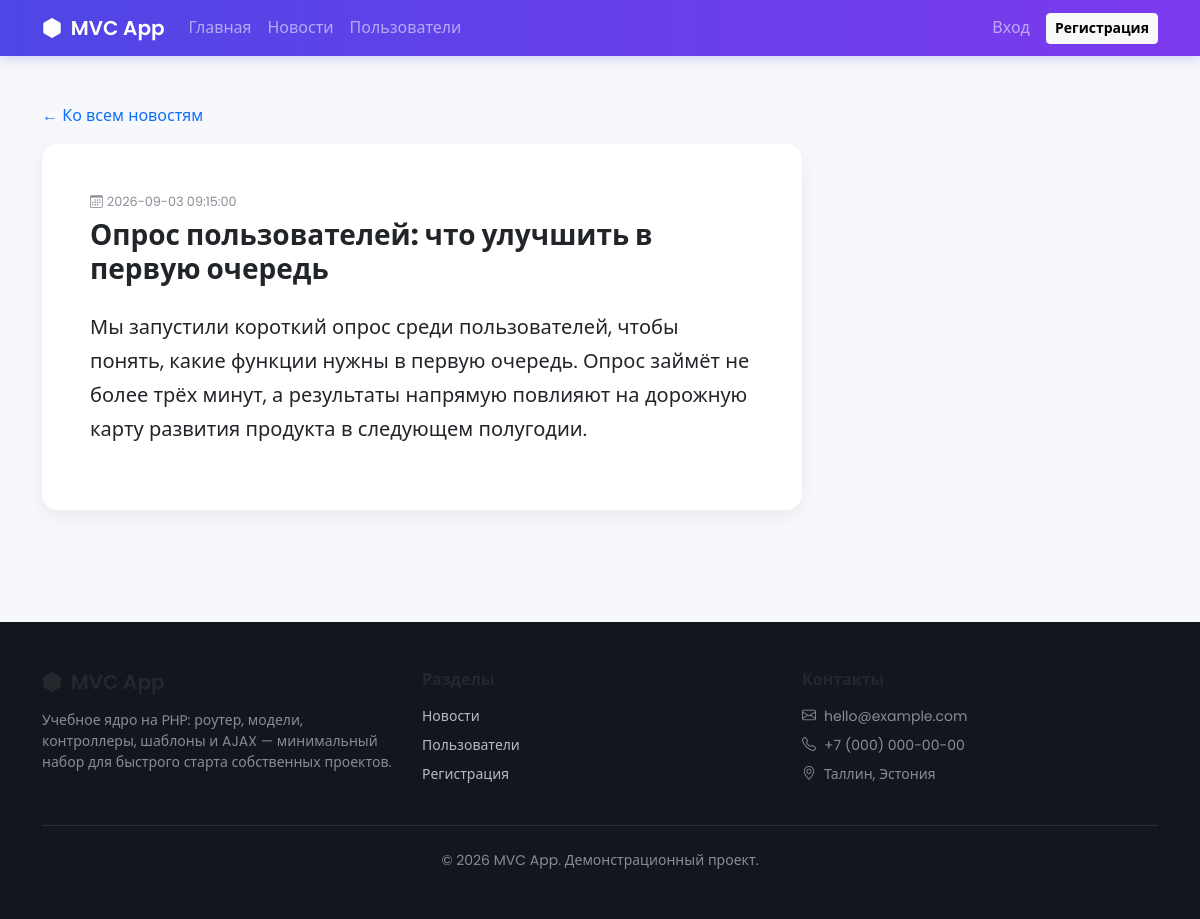
/news/view/slug/opros-polzovateley, run on the app's committed database.
### tables this page shows
CREATE TABLE IF NOT EXISTS news (
    id INT UNSIGNED AUTO_INCREMENT PRIMARY KEY,
    title VARCHAR(200) NOT NULL,
    slug VARCHAR(220) NOT NULL UNIQUE,
    excerpt VARCHAR(500) NOT NULL,
    content TEXT NOT NULL,
    created_at DATETIME NOT NULL
);

### core/View.php (called while the page is built, shortened)
<?php
class View
{
    private string $viewsPath;
    public function __construct()
    {
        $this->viewsPath = BASE_PATH . '/app/views/';
    }
    public function render(string $viewPath, array $data = []): void
    {
        $content = $this->renderPartial($viewPath, $data);
    }
    public function renderPartial(string $viewPath, array $data = []): string
    {
        $file = $this->viewsPath . $viewPath . '.php';
        extract($data, EXTR_SKIP);
        require $file;
        return ob_get_clean();
    }
}

### core/Controller.php (called while the page is built, shortened)
<?php
abstract class Controller
{
    protected View $view;
    public function __construct(array $params = [])
    {
        $this->view   = new View();
    }
    protected function model(string $name): mixed
    {
        $class = ucfirst($name) . 'Model';
        $file  = BASE_PATH . '/app/models/' . $class . '.php';
        return new $class();
    }
    protected function render(string $viewPath, array $data = []): void
    {
        $this->view->render($viewPath, $data);
    }
}

### app/controllers/NewsController.php (called while the page is built, shortened)
<?php
class NewsController extends Controller
{
    public function viewAction(array $params): void
    {
        $slug = $params['slug'] ?? '';
        $newsModel = $this->model('news');
        $item = $newsModel->getBySlug($slug);
        $this->render('news/view', [
            'title' => $item['title'],
            'item'  => $item,
        ]);
    }
}

### core/Router.php (called while the page is built, shortened)
<?php
class Router
{
    private string $actionName     = DEFAULT_ACTION;
    private array  $params         = [];
    private function parseUri(): void
    {
        $uri = $_SERVER['REQUEST_URI'] ?? '/';
        $uri = parse_url($uri, PHP_URL_PATH) ?? '/';
        if (BASE_URL !== '/' && str_starts_with($uri, BASE_URL)) {
            $uri = substr($uri, strlen(BASE_URL));
        } else {
            $uri = ltrim($uri, '/');
        }
        $uri = trim($uri, '/');
        $segments = explode('/', $uri);
        $segments = array_map('urldecode', $segments);
        if (!empty($segments[1])) {
            $this->actionName = $segments[1];
        }
        $rest = array_slice($segments, 2);
        for ($i = 0; $i < count($rest); $i += 2) {
            $key   = $rest[$i];
            $value = $rest[$i + 1] ?? null;
            if ($key !== '') {
                $this->params[$key] = $value;
            }
        }
    }
    private function actionMethod(): string
    {
        $name = preg_replace('/[^a-zA-Z0-9_]/', '', $this->actionName);
        return lcfirst($name) . 'Action';
    }
    public function run(): void
    {
        $controller = new $controllerClass($this->params);
        $method = $this->actionMethod();
        $controller->$method($this->params);
    }
}

### index.php (called while the page is built, shortened)
<?php
$router = new Router();
$router->run();

### core/Autoloader.php (called while the page is built, shortened)
<?php
spl_autoload_register(function (string $class) {
    $dirs = [
        BASE_PATH . '/core/',
        BASE_PATH . '/app/models/',
        BASE_PATH . '/app/controllers/',
    ];
    foreach ($dirs as $dir) {
        $file = $dir . $class . '.php';
        if (is_file($file)) {
            return;
        }
    }
});

### core/Db.php (called while the page is built, shortened)
<?php
class Db
{
    private static ?Db $instance = null;
    private PDO $pdo;
    private function __construct()
    {
        $dsn = 'mysql:host=' . DB_HOST . ';dbname=' . DB_NAME . ';charset=' . DB_CHARSET;
        try {
            $this->pdo = new PDO($dsn, DB_USER, DB_PASS, [
                PDO::ATTR_ERRMODE            => PDO::ERRMODE_EXCEPTION,
                PDO::ATTR_DEFAULT_FETCH_MODE => PDO::FETCH_ASSOC,
                PDO::ATTR_EMULATE_PREPARES   => false,
            ]);
        } catch (PDOException $e) {
            if (DEBUG) {
                die('Ошибка подключения к БД: ' . $e->getMessage());
            }
            die('Ошибка подключения к базе данных.');
        }
    }
    public static function getInstance(): Db
    {
        if (self::$instance === null) {
            self::$instance = new self();
        }
        return self::$instance;
    }
    public function query(string $sql, array $params = []): PDOStatement
    {
        $stmt = $this->pdo->prepare($sql);
        $stmt->execute($params);
        return $stmt;
    }
    public function one(string $sql, array $params = []): array|false
    {
        return $this->query($sql, $params)->fetch();
    }
}

### core/Model.php (called while the page is built, shortened)
<?php
abstract class Model
{
    public function __construct()
    {
        $this->db = Db::getInstance();
    }
}

### app/models/NewsModel.php (called while the page is built, shortened)
<?php
class NewsModel extends Model
{
    public function getBySlug(string $slug): array|false
    {
        return $this->db->one('SELECT * FROM news WHERE slug = ?', [$slug]);
    }
}

### app/views/news/view.php (the view)
<section class="container py-5">
    <?php if ($item === null): ?>
        <div class="alert alert-warning">Новость не найдена.</div>
        <a href="<?= BASE_URL ?>news/index" class="btn btn-outline-secondary">&larr; Ко всем новостям</a>
    <?php else: ?>
        <a href="<?= BASE_URL ?>news/index" class="text-decoration-none d-inline-block mb-3">&larr; Ко всем новостям</a>
        <article class="card feature-card p-4 p-md-5" style="max-width: 760px;">
            <div class="news-date mb-2">
                <i class="bi bi-calendar3 me-1"></i><?= htmlspecialchars($item['created_at']) ?>
            </div>
            <h1 class="h3 fw-bold mb-4"><?= htmlspecialchars($item['title']) ?></h1>
            <p class="fs-5" style="line-height: 1.7;"><?= nl2br(htmlspecialchars($item['content'])) ?></p>
        </article>
    <?php endif; ?>
</section>

### public/css/style.css (style rules this page uses)
:root { --brand-1: #4f46e5; --brand-2: #7c3aed; --brand-3: #06b6d4; }
body { font-family: 'Poppins', system-ui, sans-serif; background: #f7f8fb; color: #24272b; }
.feature-card { border: none; border-radius: 16px; background: #fff; box-shadow: 0 6px 20px rgba(24, 24, 40, .06); transition: transform .2s ease, box-shadow .2s ease; height: 100%; }
.news-date { font-size: .8rem; color: #8a8f98; }

### data on the page
news: created_at "2026-09-03 09:15:00", title "Опрос пользователей: что улучшить в первую очередь", content "Мы запустили короткий опрос среди пользователей, чтобы понять, какие функции нужны в первую очередь. Опрос займёт не более трёх минут, а результаты напрямую повлияют на дорожную карту развития продукта в следующем полугодии."
